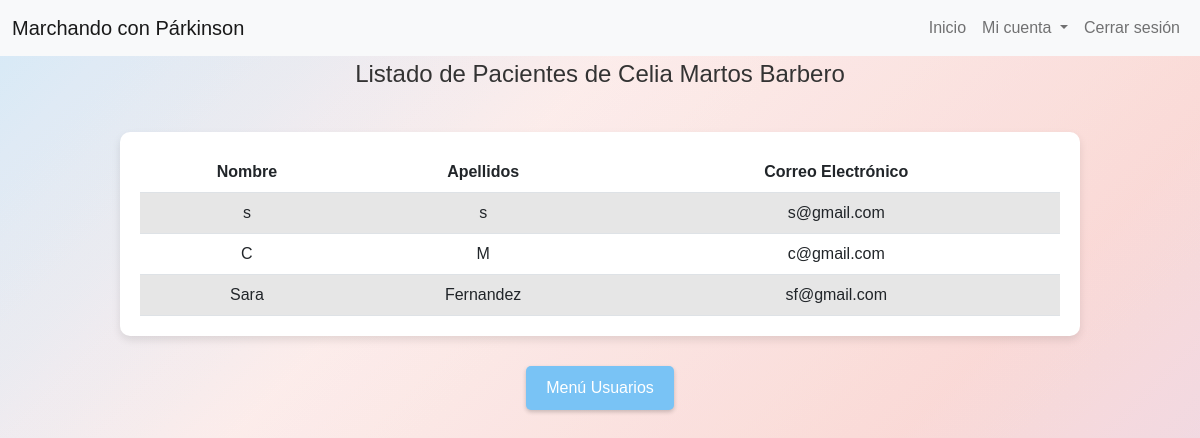
Page /admin/listadoPacientes.php?id_usuario=6 on the committed database.
### tables this page shows
CREATE TABLE `usuarios` (
  `id_usuario` int(11) NOT NULL,
  `nombre` varchar(255) NOT NULL,
  `apellidos` varchar(255) NOT NULL,
  `correo_electronico` varchar(255) NOT NULL,
  `contrasena` varchar(255) NOT NULL,
  `tipo_usuario` enum('administrador','profesional','paciente') DEFAULT NULL
);

CREATE TABLE `pacientes` (
  `id_paciente` int(11) NOT NULL,
  `altura` int(3) NOT NULL,
  `sexo` enum('M','F') NOT NULL
);

### admin/listadoPacientes.php (the view, shortened to what this page needs)
<!DOCTYPE html>
<html lang="es" dir="ltr" xml:lang="es" xmlns="http://www.w3.org/1999/xhtml" class="responsive">
<head>
    <link href="https://cdnjs.cloudflare.com/ajax/libs/font-awesome/6.1.1/css/all.min.css" rel="stylesheet">
    <link rel="stylesheet" href="https://cdn.jsdelivr.net/npm/bootstrap@5.2.3/dist/css/bootstrap.min.css">
</head>
<body>
    <?php
    include 'menu.php';
    $servername = "localhost";
    $db_username = "root";
    $db_password = "";
    $db_name = "webparkinson";
    $conn = new mysqli($servername, $db_username, $db_password, $db_name);
    $nombreProfesional = "";
    $pacientes = [];
    if (isset($_GET['id_usuario'])) {
        $idProfesional = $_GET['id_usuario'];
        $sqlNombre = "SELECT nombre, apellidos FROM usuarios WHERE id_usuario = $idProfesional";
        $resultadoNombre = $conn->query($sqlNombre);
        if ($resultadoNombre->num_rows > 0) {
            $filaNombre = $resultadoNombre->fetch_assoc();
            $nombreProfesional = $filaNombre['nombre'] . " " . $filaNombre['apellidos'];
        }
        $sqlPacientes = "SELECT p.id_paciente, u.nombre, u.apellidos, u.correo_electronico
                FROM pacientes p
                JOIN profesional_paciente pp ON p.id_paciente = pp.id_paciente
                JOIN usuarios u ON p.id_paciente = u.id_usuario
                WHERE pp.id_profesional = $idProfesional";
        $result = $conn->query($sqlPacientes);
        if ($result->num_rows > 0) {
            while($row = $result->fetch_assoc()) {
                $pacientes[] = $row;
            }
        }
    } else {
        echo "No se ha especificado un profesional.";
    }
    ?>
    <div class="content">
        <div class="welcome-message">
            Listado de Pacientes de <?php echo htmlspecialchars($nombreProfesional); ?>
        </div>
        <div class="tabla-usuarios">
            <table class="table table-striped">
                <thead>
                    <tr>
                        <th>Nombre</th>
                        <th>Apellidos</th>
                        <th>Correo Electrónico</th>
                    </tr>
                </thead>
                <tbody>
                <?php foreach ($pacientes as $paciente): ?>
                    <tr>
                        <td><?php echo htmlspecialchars($paciente['nombre']); ?></td>
                        <td><?php echo htmlspecialchars($paciente['apellidos']); ?></td>
                        <td><?php echo htmlspecialchars($paciente['correo_electronico']); ?></td>
                    </tr>
                <?php endforeach; ?>
            </tbody>
            </table>
        </div>
        <div class="botones-actividades">
            <button type="submit" onclick="location.href='inicioAdmin.php'">Menú Usuarios</button>
        </div>
    </div>
</body>
</html>

### admin/menu.php (shortened to what this page needs)
<!DOCTYPE html>
<html lang="es" dir="ltr" xml:lang="es" xmlns="http://www.w3.org/1999/xhtml" class="responsive">
<body>
    <section id="nav-bar">
        <nav class="navbar navbar-expand-lg bg-light">
            <div class="container-fluid">
                <a class="navbar-brand" href="#">Marchando con Párkinson</a>
                <div class="collapse navbar-collapse" id="navbarSupportedContent">
                    <ul class="navbar-nav ms-auto">
                        <li class="nav-item">
                            <a class="nav-link" href="../admin/inicioAdmin.php">Inicio</a>
                        </li>
                        <li class="nav-item dropdown">
                            <a class="nav-link dropdown-toggle" href="#" role="button" data-bs-toggle="dropdown" aria-expanded="false">
                              Mi cuenta
                            </a>
                          </li>
                        <li class="nav-item">
                            <a class="nav-link" href="#" onclick="confirmarAccion('cerrarSesion')">Cerrar sesión</a>
                        </li>
                    </ul>
                </div>
            </div>
        </nav>
    </section>
</body>
</html>

### admin/listadoPacientes.php (style rules this page uses)
html, body { height: 100%; margin: 0; background: linear-gradient(135deg, rgba(174, 214, 241, 0.3), rgba(250, 219, 216, 0.3), rgba(245, 183, 177, 0.3), rgba(210, 180, 222, 0.3)); background-blend-mode: overlay; font-family: Arial, sans-serif; }
.welcome-message { color: #333; font-size: 24px; margin-bottom: 40px; }
.content { text-align: center; width: 100%; top: 50%; left: 50%; overflow: auto; }
.tabla-usuarios { background-color: #fff; padding: 20px; margin: 20px auto; border-radius: 10px; box-shadow: 0 4px 8px rgba(0, 0, 0, 0.1); width: auto; max-width: 80%; }
.table-striped tbody tr:nth-of-type(odd) { background-color: rgba(0, 0, 0, .05); }
.table { margin: auto; max-width: 100%; }
button[type="submit"] { margin: 10px; padding: 10px 20px; border: none; background-color: #79c3f5; color: white; cursor: pointer; transition: background-color 0.3s ease; border-radius: 5px; box-shadow: 0 2px 4px rgba(0, 0, 0, 0.2); }

### rows in the picture
usuarios: nombreProfesional "Celia Martos Barbero"
pacientes: id_paciente.nombre "s", id_paciente.apellidos "s", id_paciente.correo_electronico "s@gmail.com"
pacientes: id_paciente.nombre "C", id_paciente.apellidos "M", id_paciente.correo_electronico "c@gmail.com"
pacientes: id_paciente.nombre "Sara", id_paciente.apellidos "Fernandez", id_paciente.correo_electronico "sf@gmail.com"
